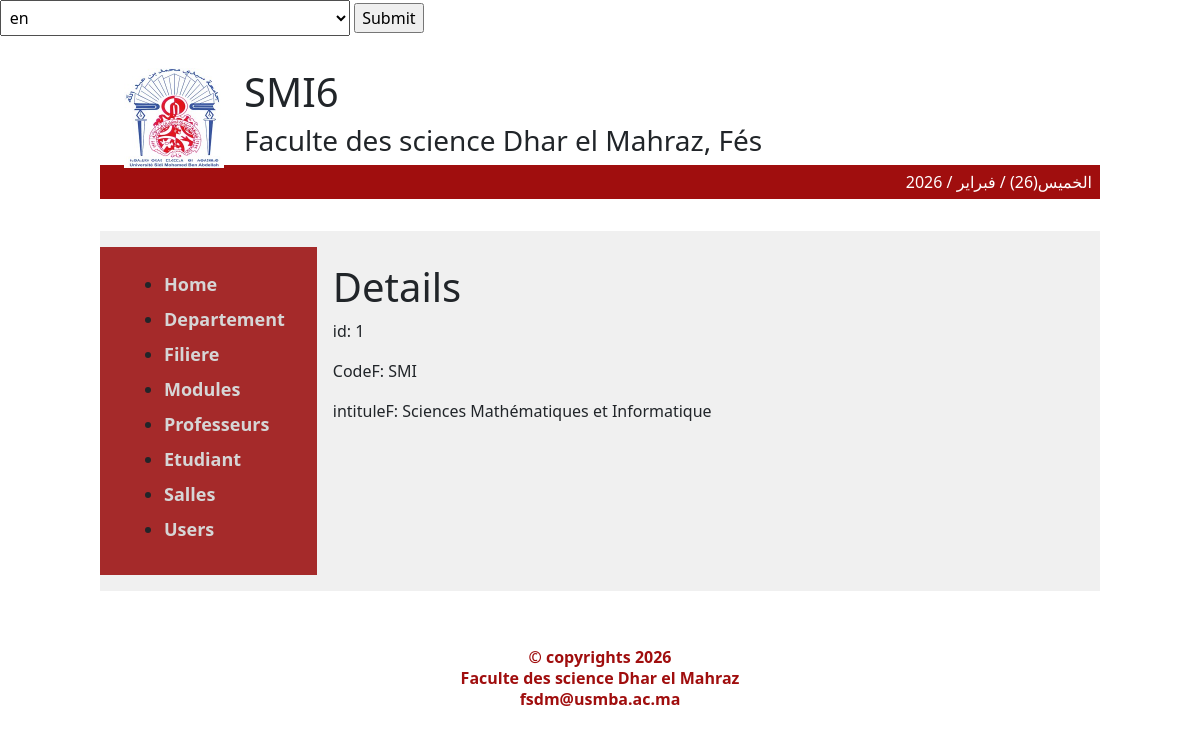
Page /index.php?action=details&id=1&table=filiere on the committed database.
### tables this page shows
CREATE TABLE `filiere` (
  `id` int(11) NOT NULL,
  `codeF` varchar(255) NOT NULL,
  `intituleF` varchar(255) NOT NULL
);

### controllers/Controller.php (called while the page is built, shortened)
<?php
require './models/model.php';
function detailsAction()
{
    $student = $salle = $filiere = $prof = null;
    $table = $_GET['table'];
    if (isset($_GET['id']) && $table === 'etudiant') {
        $id = $_GET['id'];
        $student = getRow($table, $id);
    } elseif (isset($_GET['code']) && $table === 'etudiant') {
        $code = $_GET['code'];
        $student = getRowByCode($table, $code);
    } elseif (isset($_GET['id']) && $table === 'salles') {
        $id = $_GET['id'];
        $salle = getRow($table, $id);
    } elseif (isset($_GET['id']) && $table === 'filiere') {
        $id = $_GET['id'];
        $filiere = getRow($table, $id);
    } elseif (isset($_GET['id']) && $table === 'professeurs') {
        $id = $_GET['id'];
        $prof = getRow($table, $id);
    }
    include './views/details.php';
}

### index.php (called while the page is built)
<?php
try {
    require("./controllers/Controller.php");
    $action = $_GET['action'] ?? 'index';
    $action .= "Action";
    $action();
} catch (Exception $e) {
    echo "Error " . $e->getMessage();
}

### models/model.php (called while the page is built, shortened)
<?php
function connect()
{
    $username = 'root';
    $password = '';
    $db = 'mysql:host=localhost;dbname=smi2024';
    return new PDO($db, $username, $password);
}
function getRow($table, $id)
{
    $sql = "select * from $table where id = ?";
    $var = connect()->prepare($sql);
    $var->execute([$id]);
    return $var->fetch(PDO::FETCH_OBJ);
}

### views/details.php (the view, shortened to what this page needs)
<?php include 'header-footer-side/header.php'; ?>
<!DOCTYPE html>
<html lang="en">
<head>
</head>
<body>
    <section class="container">
        <div class="break-to-two">
            <div class="side">
                <?php include 'header-footer-side/side.php'; ?>
            </div>
            <div class="main-content">
                <h1>Details </h1>
                <?php if ($student) : ?>
                    <p>id: <?= $student->id; ?></p>
                    <p>Code: <?= $student->code; ?></p>
                    <p>Prenom: <?= $student->prenom; ?></p>
                    <p>Nom: <?= $student->nom; ?></p>
                    <p>Note: <?= $student->note; ?></p>
                    <p>Filiere: <?= $student->filiere; ?></p>
                    <div style="display: flex;">
                        <form action="index.php?action=modifie&id=<?= $student->id; ?>&table=etudiant" method="post">
                            <input type="submit" value="Edit" class="btn btn-primary m-1">
                        </form>
                        <form action="index.php?action=delete&id=<?= $student->id; ?>&table=etudiant" method="post">
                            <input type="submit" value="Delete" class="btn btn-danger m-1">
                        </form>
                    </div>
                <?php elseif ($filiere) : ?>
                    <p>id: <?= $filiere->id; ?></p>
                    <p>CodeF: <?= $filiere->codeF; ?></p>
                    <p>intituleF: <?= $filiere->intituleF; ?></p>
                <?php endif; ?>
            </div>
    </section>
</body>
</html>
<?php include 'header-footer-side/footer.php'; ?>

### assets/css/style.css (style rules this page uses)
body { box-sizing: border-box; margin: 0; padding: 0 0.5rem; font-family: "Inconsolata", monospace; font-optical-sizing: auto; font-weight: weight; font-style: normal; font-variation-settings: "wdth" 100; margin: 0; padding: 0; }
section { max-width: 1000px; margin: auto; }
.break-to-two { display: flex; justify-content: flex-start; background-color: rgb(240, 240, 240); height: fit-content; padding: 1rem 0; width: 1000px; margin-left: auto; margin-right: auto; }
.side { background-color: brown; padding: 1rem; height: fit-content; }
.main-content { background-color: rgb(240, 240, 240); padding: 1rem; height: fit-content; }
p { font-size: 1rem; margin: 0; padding: 0; }

### rows in the picture
filiere: id "1", codeF "SMI", intituleF "Sciences Mathématiques et Informatique"

### other values in the picture
displayDate($lang) "الخميس(26) / فبراير / 2026"
